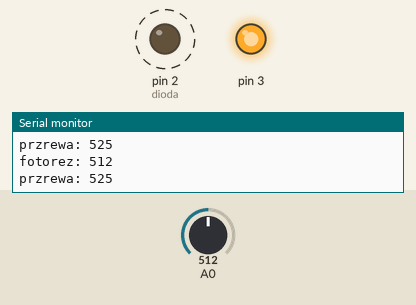
Bench run of a sketch on a simulated Arduino Uno, built with avr-gcc and run on an emulated ATmega328P. Parts: output pins drawn as LEDs (lit = HIGH), the last lines printed to the serial monitor. Dashed ring = blinking. The test bench sets the inputs (shaded band); at power-on: A0 = 512.

Above: at 1.8 s.
1.9 s: A0 set to 122
At 2.51 s:
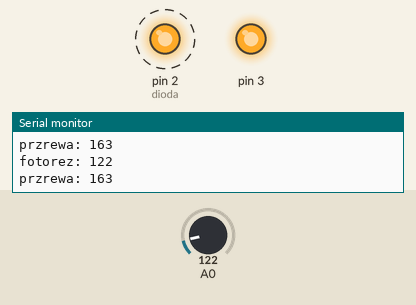
5.4 s: A0 set to 0
At 5.45 s:
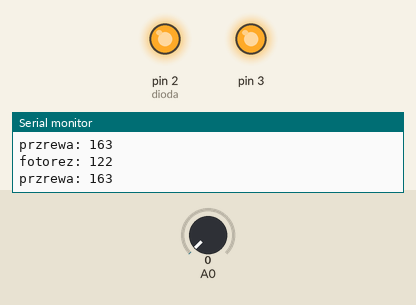
Timing chart, 0 to 14.9 s (numbered marks = the images above; inputs shaded):
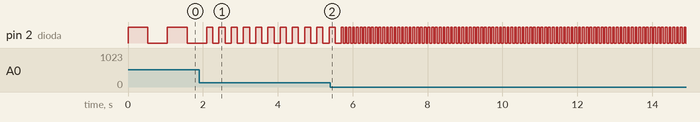

Measured:
- after the input at 1.9 s, pin 2 (dioda): alternates HIGH for 0.16 s and LOW for 0.16 s, starting after 0.37 s
- by itself, pin 2 (dioda): alternates HIGH for 0.53 s and LOW for 0.53 s

The sketch:

fotorezystor.ino
```cpp
int dioda=2;
int fotorez;
int przerwa;

void setup() {
  // put your setup code here, to run once:
  pinMode(dioda, OUTPUT);
  pinMode(3, OUTPUT);
  digitalWrite(3, HIGH);

}

void loop() {
  // put your main code here, to run repeatedly:
  Serial.begin(9600);
  fotorez=analogRead(A0);


  przerwa=map(fotorez, 0,1023, 50, 1000);

  Serial.print("fotorez: ");
  Serial.println(fotorez);
  Serial.print("przrewa: ");
  Serial.println(przerwa);

  digitalWrite(dioda, HIGH);
  delay(przerwa);
  digitalWrite(dioda, LOW);
  delay(przerwa);

}
```
